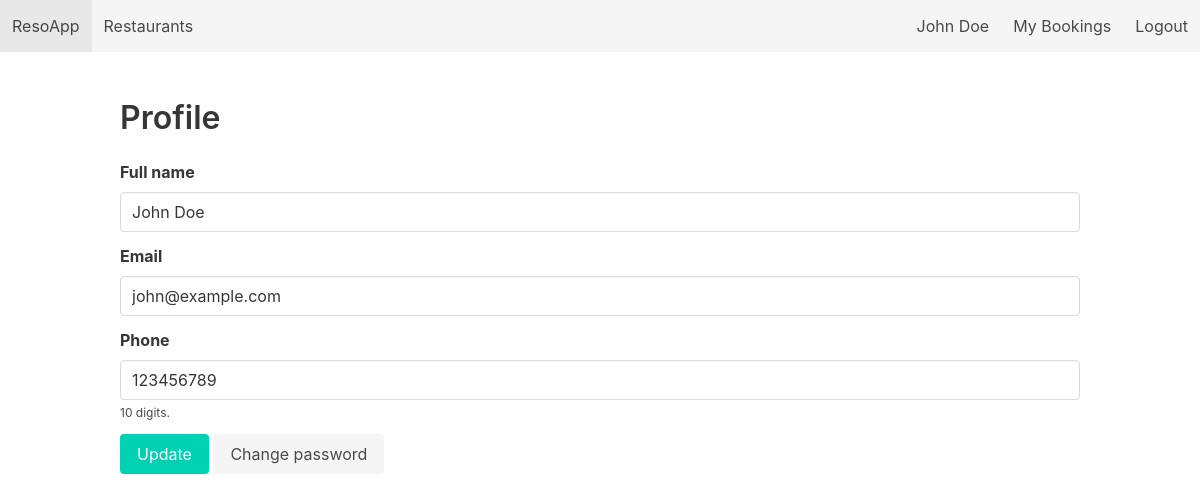
/profile (signed in), run on the app's committed database.
### tables this page shows
CREATE TABLE Customers (
        customer_id   INTEGER PRIMARY KEY AUTOINCREMENT,
        username      TEXT UNIQUE NOT NULL,
        password_hash TEXT NOT NULL,
        full_name     TEXT,
        email         TEXT UNIQUE NOT NULL,
        phone         TEXT,
        created_at    DATE DEFAULT (DATE('now'))
    );

### app.py (the view, shortened to what this page needs)
@app.route('/profile', methods=['GET', 'POST'])
@login_required(role='customer')
def profile():
    db = get_db()
    uid = session['user']
    cur = db.execute("SELECT * FROM Customers WHERE customer_id = ?;", (uid,))
    user = cur.fetchone()
    return render_template('profile.html', user=user)

### app.py (called while the page is built)
def get_db():
    if 'db' not in g:
        g.db = sqlite3.connect(DB_PATH, detect_types=sqlite3.PARSE_DECLTYPES)
        g.db.row_factory = sqlite3.Row
        g.db.execute("PRAGMA foreign_keys = ON;")
    return g.db

def login_required(role=None):
    def decorator(f):
        @wraps(f)
        def wrapper(*args, **kwargs):
            if 'user' not in session:
                flash("Please log in first.", "warning")
                return redirect(url_for('login'))
            if role == 'admin' and session.get('role') != 'admin':
                flash("Admin area. Access denied.", "danger")
                return redirect(url_for('index'))
            return f(*args, **kwargs)
        return wrapper
    return decorator

### templates/profile.html
{% extends "base.html" %} {% block content %}
<h2 class="title">Profile</h2>
<form method="post">
  <div class="field">
    <label class="label">Full name</label>
    <div class="control">
      <input class="input" name="full_name" value="{{ user['full_name'] }}" />
    </div>
  </div>
  <div class="field">
    <label class="label">Email</label>
    <div class="control">
      <input
        class="input"
        type="email"
        name="email"
        value="{{ user['email'] }}"
        required
      />
    </div>
  </div>
  <div class="field">
    <label class="label">Phone</label>
    <div class="control">
      <input
        class="input"
        type="tel"
        name="phone"
        value="{{ user['phone'] }}"
        pattern="[0-9]{10}"
        title="Phone number must be 10 digits."
      />
    </div>
    <p class="help">10 digits.</p>
  </div>
  <div class="control">
    <button class="button is-primary">Update</button>
    <a class="button is-light" href="{{ url_for('change_password') }}"
      >Change password</a
    >
  </div>
</form>
{% endblock %}

### templates/base.html (shortened to what this page needs)
<!DOCTYPE html>
<html>
  <head>
    <link
      rel="stylesheet"
      href="https://cdn.jsdelivr.net/npm/bulma@0.9.4/css/bulma.min.css"
    />
  </head>
  <body>
    <nav class="navbar is-light" role="navigation" aria-label="main navigation">
      <div class="navbar-brand">
        <a class="navbar-item" href="{{ url_for('index') }}">ResoApp</a>
      </div>
      <div id="navbarBasicExample" class="navbar-menu">
        <div class="navbar-start">
          <a class="navbar-item" href="{{ url_for('restaurants') }}"
            >Restaurants</a
          >
        </div>
        <div class="navbar-end">
          {% if session.get('user') %}
          <a class="navbar-item" href="{{ url_for('profile') }}"
            >{{ session.get('name') }}</a
          >
          {% if session.get('role') == 'customer' %}
          <a class="navbar-item" href="{{ url_for('bookings') }}"
            >My Bookings</a
          >
          {% elif session.get('role') == 'admin' %} {# Chỉ hiển thị liên kết này
          cho Admin #}
          <a class="navbar-item" href="{{ url_for('admin_dashboard') }}"
            >Admin</a
          >
          {% endif %}
          <a class="navbar-item" href="{{ url_for('logout') }}">Logout</a>
          {% else %}
          <a class="navbar-item" href="{{ url_for('login') }}">Login</a>
          <a class="navbar-item" href="{{ url_for('register') }}">Register</a>
          {% endif %}
        </div>
      </div>
    </nav>
    <section class="section">
      <div class="container">
         {% block content %}{% endblock %}
      </div>
    </section>
  </body>
</html>

### data on the page
Customers: get "John Doe", full_name "John Doe", email "john@example.com", phone "123456789"
